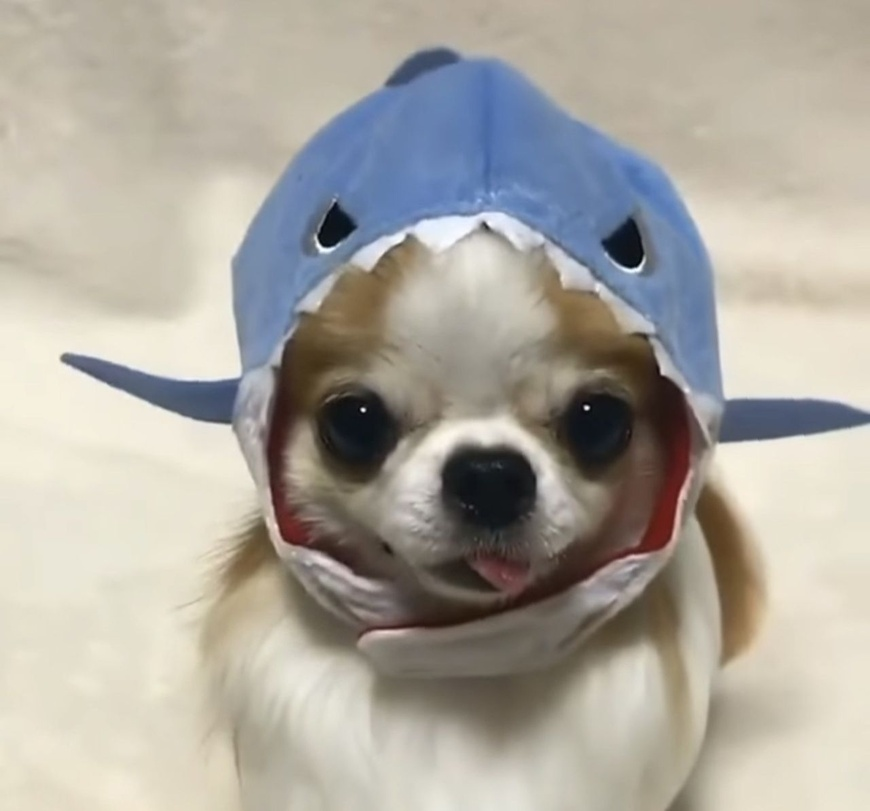
#> input picture 616467.jpg, 870 x 811 px, shrunk from 1280 x 1193 before the run
$ python uuuuu.py
#> lines starting #> are read from the running program, lines starting #| are printed output that depends on the picture
import numpy as np
from PIL import Image
from numpy import asarray, zeros
from matplotlib import pyplot

image = Image.open("616467.jpg")
#> image is the input picture: PIL image 870x811 RGB; mean R, G, B 172.4, 167.9, 158.9
data = asarray (image)
print("data array size:", data.shape)
#| data array size: (811, 870, 3)
print(data[1: 10, 1: 10, 1])
#| [[176 177 178 179 179 179 179 181 180]
#|  [175 176 177 177 177 178 178 179 178]
#|  [176 176 176 176 177 177 177 177 176]
#|  [177 177 176 176 176 177 177 176 175]
#|  [177 177 176 176 176 176 176 176 176]
#|  [177 177 176 176 176 176 176 177 176]
#|  [177 177 177 177 176 176 176 176 176]
#|  [178 177 176 175 176 176 176 176 176]
#|  [177 177 176 175 176 176 176 176 176]]


image2 = Image.fromarray(data[:, :, 1])
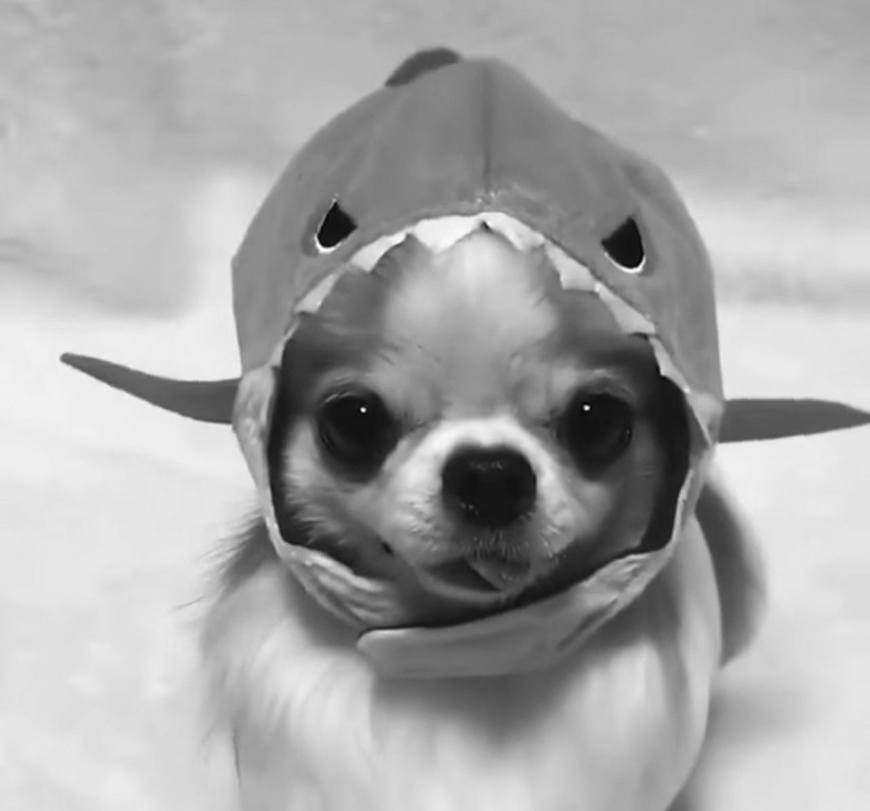
#> image2: PIL image 870x811 L; min 5, max 254, mean 167.9
data2 = data//8
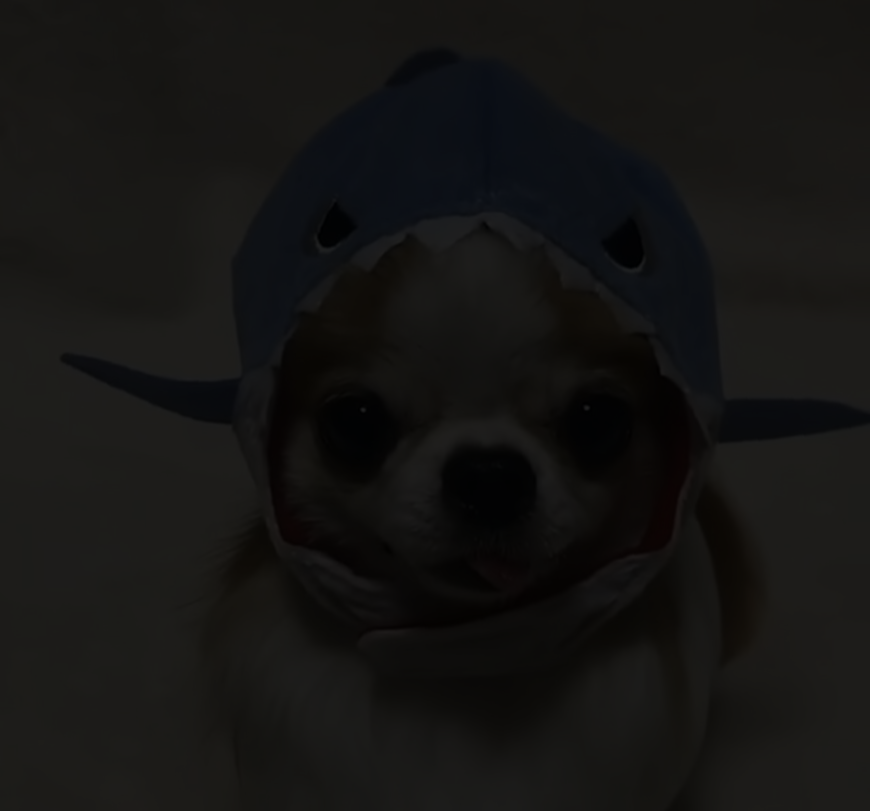
#> data2: shape (811, 870, 3); mean R, G, B 21.1, 20.5, 19.4
#print(data2[0:10, 0:10])
data3 = data
#> (the run stopped early here; a loop or call above may not have finished)
